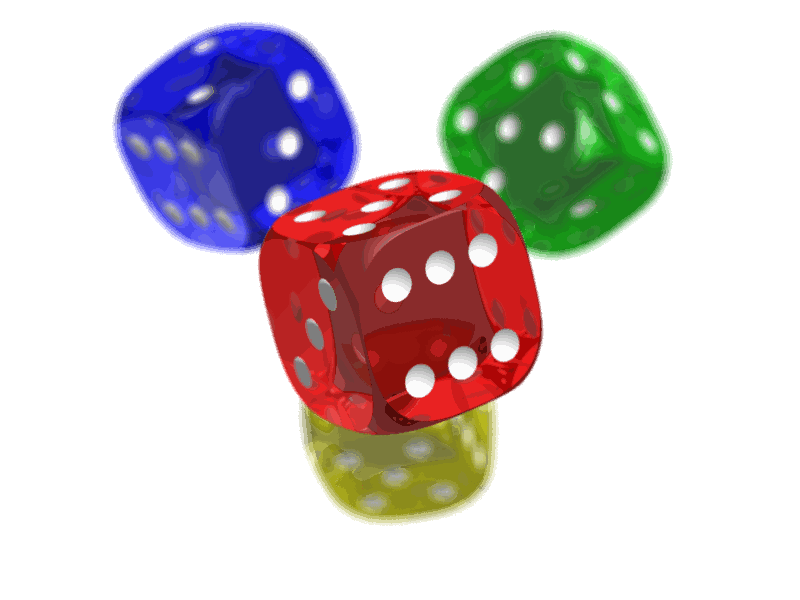
#> input picture dados-1.png, 800 x 600 px; its folder holds only this picture in this run
$ python -i img_resize.py   (imports and definitions only)   (Python 2 division)
#> lines starting #> are read from the running program, lines starting #| are printed output that depends on the picture
#!/usr/bin/python

import os
from PIL import Image


def compress_image(file, type=None):
#> called with file = 'dados-1.png'
    filepath = os.path.join(os.getcwd(), file)
    # filepath = os.path.join("/var/www/nginx/jockey/jockey_website/public/img/", file)
    if type == 'png':
        picture = Image.open(filepath)

        if picture.mode =='RGBA':
            # print('Es: RGBA')
            picture = picture.convert('RGBA', palette=Image.WEB)
            picture.save("/var/www/nginx/jockey_web/jockey_website/images/" + file, compress_level=7, bits=8)
        if picture.mode == 'P':
            # print('Es: P')
            picture = picture.convert('RGBA').convert('P', palette=Image.ADAPTIVE)
            picture.save("/var/www/nginx/jockey_web/jockey_website/images/" + file, compress_level=7, bits=8)


    else:
        picture = Image.open(filepath).convert('RGB')
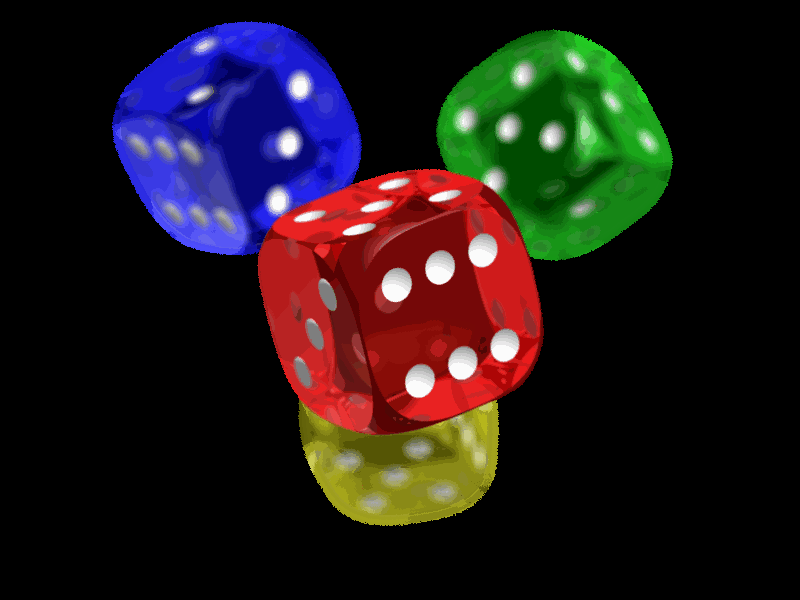
#> picture: PIL image 800x600 RGB; mean R, G, B 32.7, 24.8, 25.6
        picture.save("/var/www/nginx/jockey_web/jockey_website/images/" + file,
                      "png", optimize=True, quality=75)


def main():
    # finds present working dir
    pwd = os.getcwd()
    #pwd = "/var/www/Jockey/jockey_website/public/img/"
    num = 0

    for file in os.listdir(pwd):
        if os.path.splitext(file)[1].lower() in ('.jpg', '.jpeg',):
            num += 1
            compress_image(file)
        if os.path.splitext(file)[1].lower() in ('.png',):
            num += 1
            compress_image(file, 'png')
    print "Done"


# [2 lines not run here, left out]

>>> result = compress_image('dados-1.png')
